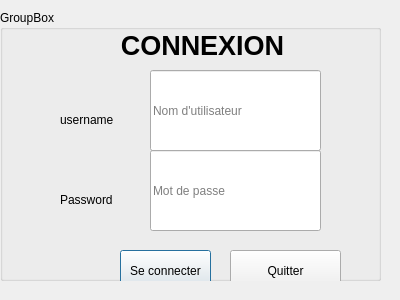
<?xml version="1.0" encoding="UTF-8"?>
<ui version="4.0">
 <class>LoginDialog</class>
 <widget class="QDialog" name="LoginDialog">
  <property name="geometry">
   <rect>
    <x>0</x>
    <y>0</y>
    <width>400</width>
    <height>300</height>
   </rect>
  </property>
  <property name="windowTitle">
   <string>Dialog</string>
  </property>
  <widget class="QGroupBox" name="groupBox_2">
   <property name="geometry">
    <rect>
     <x>0</x>
     <y>10</y>
     <width>381</width>
     <height>271</height>
    </rect>
   </property>
   <property name="title">
    <string>GroupBox</string>
   </property>
   <widget class="QLabel" name="label">
    <property name="geometry">
     <rect>
      <x>-40</x>
      <y>-30</y>
      <width>485</width>
      <height>131</height>
     </rect>
    </property>
    <property name="styleSheet">
     <string>font-size: 20pt; font-weight: bold;</string>
    </property>
    <property name="text">
     <string>CONNEXION</string>
    </property>
    <property name="alignment">
     <set>Qt::AlignmentFlag::AlignCenter</set>
    </property>
   </widget>
   <widget class="QLineEdit" name="lePassword">
    <property name="geometry">
     <rect>
      <x>150</x>
      <y>140</y>
      <width>171</width>
      <height>81</height>
     </rect>
    </property>
    <property name="echoMode">
     <enum>QLineEdit::EchoMode::Password</enum>
    </property>
    <property name="placeholderText">
     <string>Mot de passe</string>
    </property>
   </widget>
   <widget class="QLabel" name="label_3">
    <property name="geometry">
     <rect>
      <x>60</x>
      <y>180</y>
      <width>131</width>
      <height>20</height>
     </rect>
    </property>
    <property name="text">
     <string>Password</string>
    </property>
   </widget>
   <widget class="QPushButton" name="btnLogin">
    <property name="geometry">
     <rect>
      <x>120</x>
      <y>240</y>
      <width>91</width>
      <height>41</height>
     </rect>
    </property>
    <property name="text">
     <string>Se connecter</string>
    </property>
   </widget>
   <widget class="QLabel" name="label_2">
    <property name="geometry">
     <rect>
      <x>60</x>
      <y>100</y>
      <width>121</width>
      <height>20</height>
     </rect>
    </property>
    <property name="text">
     <string>username</string>
    </property>
   </widget>
   <widget class="QPushButton" name="Quitter">
    <property name="geometry">
     <rect>
      <x>230</x>
      <y>240</y>
      <width>111</width>
      <height>41</height>
     </rect>
    </property>
    <property name="text">
     <string>Quitter</string>
    </property>
   </widget>
   <widget class="QLineEdit" name="leUsername">
    <property name="geometry">
     <rect>
      <x>150</x>
      <y>60</y>
      <width>171</width>
      <height>81</height>
     </rect>
    </property>
    <property name="placeholderText">
     <string>Nom d'utilisateur</string>
    </property>
   </widget>
  </widget>
 </widget>
 <resources/>
 <connections/>
</ui>
